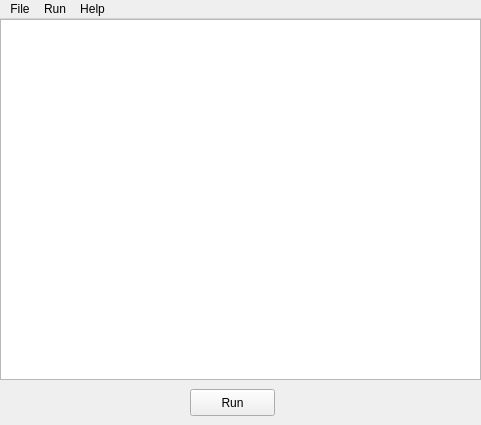
<?xml version="1.0" encoding="UTF-8"?>
<ui version="4.0">
 <class>MainWindow</class>
 <widget class="QMainWindow" name="MainWindow">
  <property name="geometry">
   <rect>
    <x>0</x>
    <y>0</y>
    <width>481</width>
    <height>425</height>
   </rect>
  </property>
  <property name="minimumSize">
   <size>
    <width>0</width>
    <height>0</height>
   </size>
  </property>
  <property name="focusPolicy">
   <enum>Qt::TabFocus</enum>
  </property>
  <property name="windowTitle">
   <string notr="true">MainWindow</string>
  </property>
  <widget class="QWidget" name="centralwidget">
   <widget class="QPushButton" name="pushButton">
    <property name="geometry">
     <rect>
      <x>190</x>
      <y>370</y>
      <width>85</width>
      <height>27</height>
     </rect>
    </property>
    <property name="text">
     <string>Run</string>
    </property>
   </widget>
   <widget class="QPlainTextEdit" name="textEdit">
    <property name="geometry">
     <rect>
      <x>0</x>
      <y>0</y>
      <width>481</width>
      <height>361</height>
     </rect>
    </property>
   </widget>
  </widget>
  <widget class="QMenuBar" name="menubar">
   <property name="geometry">
    <rect>
     <x>0</x>
     <y>0</y>
     <width>481</width>
     <height>21</height>
    </rect>
   </property>
   <widget class="QMenu" name="menuFile">
    <property name="title">
     <string>File</string>
    </property>
    <addaction name="actionOpen"/>
    <addaction name="actionSave"/>
    <addaction name="actionSave_as"/>
    <addaction name="separator"/>
    <addaction name="actionExit"/>
   </widget>
   <widget class="QMenu" name="menuRun">
    <property name="title">
     <string>Run</string>
    </property>
    <addaction name="actionDebug"/>
   </widget>
   <widget class="QMenu" name="menuHelp">
    <property name="title">
     <string>Help</string>
    </property>
    <addaction name="actionAbout_Qt"/>
    <addaction name="actionAbout_Samos"/>
    <addaction name="actionAbout_me"/>
   </widget>
   <addaction name="menuFile"/>
   <addaction name="menuRun"/>
   <addaction name="menuHelp"/>
  </widget>
  <action name="actionOpen">
   <property name="text">
    <string>Open</string>
   </property>
  </action>
  <action name="actionSave">
   <property name="text">
    <string>Save</string>
   </property>
  </action>
  <action name="actionSave_as">
   <property name="text">
    <string>Save as</string>
   </property>
  </action>
  <action name="actionExit">
   <property name="text">
    <string>Exit</string>
   </property>
  </action>
  <action name="actionDebug">
   <property name="text">
    <string>Debug</string>
   </property>
  </action>
  <action name="actionAbout_Qt">
   <property name="text">
    <string>About Qt</string>
   </property>
  </action>
  <action name="actionAbout_Samos">
   <property name="text">
    <string>About Samos</string>
   </property>
  </action>
  <action name="actionAbout_me">
   <property name="text">
    <string>About author</string>
   </property>
   <property name="statusTip">
    <string notr="true"/>
   </property>
   <property name="whatsThis">
    <string notr="true"/>
   </property>
  </action>
 </widget>
 <resources/>
 <connections/>
</ui>
